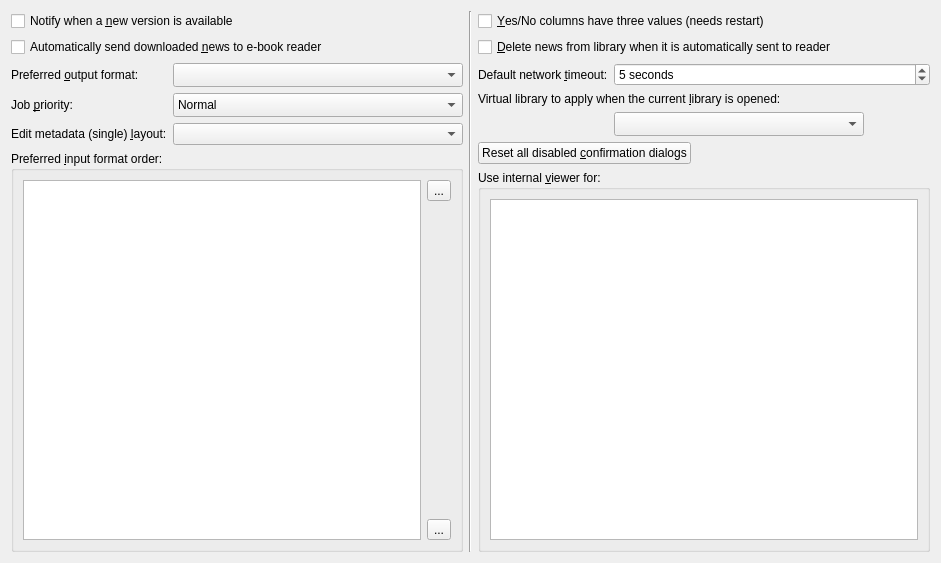
<?xml version="1.0" encoding="UTF-8"?>
<ui version="4.0">
 <class>Form</class>
 <widget class="QWidget" name="Form">
  <property name="geometry">
   <rect>
    <x>0</x>
    <y>0</y>
    <width>941</width>
    <height>563</height>
   </rect>
  </property>
  <property name="windowTitle">
   <string>Form</string>
  </property>
  <layout class="QHBoxLayout" name="horizontalLayout">
   <item>
    <layout class="QFormLayout" name="formLayout">
     <item row="0" column="0" colspan="2">
      <widget class="QCheckBox" name="opt_new_version_notification">
       <property name="text">
        <string>Notify when a &amp;new version is available</string>
       </property>
      </widget>
     </item>
     <item row="3" column="0" colspan="2">
      <widget class="QCheckBox" name="opt_upload_news_to_device">
       <property name="text">
        <string>Automatically send downloaded &amp;news to e-book reader</string>
       </property>
      </widget>
     </item>
     <item row="7" column="1">
      <widget class="QComboBox" name="opt_output_format">
       <property name="sizeAdjustPolicy">
        <enum>QComboBox::AdjustToMinimumContentsLengthWithIcon</enum>
       </property>
       <property name="minimumContentsLength">
        <number>10</number>
       </property>
      </widget>
     </item>
     <item row="9" column="0">
      <widget class="QLabel" name="priority_label">
       <property name="text">
        <string>Job &amp;priority:</string>
       </property>
       <property name="buddy">
        <cstring>opt_worker_process_priority</cstring>
       </property>
      </widget>
     </item>
     <item row="9" column="1">
      <widget class="QComboBox" name="opt_worker_process_priority">
       <property name="sizeAdjustPolicy">
        <enum>QComboBox::AdjustToMinimumContentsLengthWithIcon</enum>
       </property>
       <property name="minimumContentsLength">
        <number>20</number>
       </property>
       <item>
        <property name="text">
         <string>Normal</string>
        </property>
       </item>
       <item>
        <property name="text">
         <string>High</string>
        </property>
       </item>
       <item>
        <property name="text">
         <string>Low</string>
        </property>
       </item>
      </widget>
     </item>
     <item row="14" column="1">
      <widget class="QComboBox" name="opt_edit_metadata_single_layout">
       <property name="toolTip">
        <string>Choose a different layout for the Edit metadata dialog. The compact metadata layout favors editing custom metadata over changing covers and formats.</string>
       </property>
      </widget>
     </item>
     <item row="15" column="0" colspan="2">
      <widget class="QGroupBox" name="groupBox_5">
       <property name="sizePolicy">
        <sizepolicy hsizetype="Preferred" vsizetype="Expanding">
         <horstretch>0</horstretch>
         <verstretch>2</verstretch>
        </sizepolicy>
       </property>
       <property name="title">
        <string>Preferred &amp;input format order:</string>
       </property>
       <layout class="QVBoxLayout" name="verticalLayout_11">
        <item>
         <layout class="QHBoxLayout" name="horizontalLayout_10">
          <item>
           <widget class="QListWidget" name="opt_input_order">
            <property name="sizePolicy">
             <sizepolicy hsizetype="Expanding" vsizetype="Expanding">
              <horstretch>0</horstretch>
              <verstretch>0</verstretch>
             </sizepolicy>
            </property>
            <property name="dragEnabled">
             <bool>true</bool>
            </property>
            <property name="dragDropMode">
             <enum>QAbstractItemView::InternalMove</enum>
            </property>
            <property name="defaultDropAction">
             <enum>Qt::MoveAction</enum>
            </property>
            <property name="alternatingRowColors">
             <bool>true</bool>
            </property>
            <property name="selectionBehavior">
             <enum>QAbstractItemView::SelectRows</enum>
            </property>
           </widget>
          </item>
          <item>
           <layout class="QVBoxLayout" name="verticalLayout_10">
            <item>
             <widget class="QToolButton" name="input_up_button">
              <property name="text">
               <string>...</string>
              </property>
              <property name="icon">
               <iconset resource="../../../../resources/images.qrc">
                <normaloff>:/images/arrow-up.png</normaloff>:/images/arrow-up.png</iconset>
              </property>
             </widget>
            </item>
            <item>
             <spacer name="verticalSpacer_5">
              <property name="orientation">
               <enum>Qt::Vertical</enum>
              </property>
              <property name="sizeHint" stdset="0">
               <size>
                <width>20</width>
                <height>40</height>
               </size>
              </property>
             </spacer>
            </item>
            <item>
             <widget class="QToolButton" name="input_down_button">
              <property name="text">
               <string>...</string>
              </property>
              <property name="icon">
               <iconset resource="../../../../resources/images.qrc">
                <normaloff>:/images/arrow-down.png</normaloff>:/images/arrow-down.png</iconset>
              </property>
             </widget>
            </item>
           </layout>
          </item>
         </layout>
        </item>
       </layout>
      </widget>
     </item>
     <item row="7" column="0">
      <widget class="QLabel" name="label_23">
       <property name="text">
        <string>Preferred &amp;output format:</string>
       </property>
       <property name="buddy">
        <cstring>opt_output_format</cstring>
       </property>
      </widget>
     </item>
     <item row="14" column="0">
      <widget class="QLabel" name="edit_metadata_single_label">
       <property name="text">
        <string>Edit metadata (single) &amp;layout:</string>
       </property>
       <property name="buddy">
        <cstring>opt_edit_metadata_single_layout</cstring>
       </property>
      </widget>
     </item>
    </layout>
   </item>
   <item>
    <widget class="Line" name="line">
     <property name="orientation">
      <enum>Qt::Vertical</enum>
     </property>
    </widget>
   </item>
   <item>
    <layout class="QFormLayout" name="formLayout_2">
     <item row="0" column="0" colspan="2">
      <widget class="QCheckBox" name="opt_bools_are_tristate">
       <property name="toolTip">
        <string>If checked, Yes/No custom columns values can be Yes, No, or Unknown.
If not checked, the values can be Yes or No.</string>
       </property>
       <property name="text">
        <string>&amp;Yes/No columns have three values (needs restart)</string>
       </property>
      </widget>
     </item>
     <item row="1" column="0" colspan="2">
      <widget class="QCheckBox" name="opt_delete_news_from_library_on_upload">
       <property name="text">
        <string>&amp;Delete news from library when it is automatically sent to reader</string>
       </property>
      </widget>
     </item>
     <item row="3" column="0">
      <widget class="QLabel" name="label_2">
       <property name="text">
        <string>Default network &amp;timeout:</string>
       </property>
       <property name="buddy">
        <cstring>opt_network_timeout</cstring>
       </property>
      </widget>
     </item>
     <item row="3" column="1">
      <widget class="QSpinBox" name="opt_network_timeout">
       <property name="toolTip">
        <string>Set the default timeout for network fetches (i.e. anytime we go out to the internet to get information)</string>
       </property>
       <property name="suffix">
        <string> seconds</string>
       </property>
       <property name="minimum">
        <number>2</number>
       </property>
       <property name="maximum">
        <number>120</number>
       </property>
       <property name="value">
        <number>5</number>
       </property>
      </widget>
     </item>
     <item row="5" column="1">
      <widget class="QComboBox" name="opt_virtual_lib_on_startup">
       <property name="maximumSize">
        <size>
         <width>250</width>
         <height>16777215</height>
        </size>
       </property>
       <property name="toolTip">
        <string>Use this Virtual library on calibre startup if the current library is being used. Also applied when switching to this library. Note that this setting is per library. </string>
       </property>
       <property name="sizeAdjustPolicy">
        <enum>QComboBox::AdjustToMinimumContentsLengthWithIcon</enum>
       </property>
       <property name="minimumContentsLength">
        <number>15</number>
       </property>
      </widget>
     </item>
     <item row="6" column="0" colspan="2">
      <widget class="QPushButton" name="reset_confirmation_button">
       <property name="sizePolicy">
        <sizepolicy hsizetype="Maximum" vsizetype="Fixed">
         <horstretch>0</horstretch>
         <verstretch>0</verstretch>
        </sizepolicy>
       </property>
       <property name="text">
        <string>Reset all disabled &amp;confirmation dialogs</string>
       </property>
      </widget>
     </item>
     <item row="7" column="0" colspan="2">
      <widget class="QGroupBox" name="groupBox_3">
       <property name="sizePolicy">
        <sizepolicy hsizetype="Preferred" vsizetype="Expanding">
         <horstretch>0</horstretch>
         <verstretch>3</verstretch>
        </sizepolicy>
       </property>
       <property name="title">
        <string>Use internal &amp;viewer for:</string>
       </property>
       <layout class="QGridLayout" name="gridLayout_4">
        <item row="0" column="0">
         <widget class="QListWidget" name="opt_internally_viewed_formats">
          <property name="alternatingRowColors">
           <bool>true</bool>
          </property>
          <property name="selectionMode">
           <enum>QAbstractItemView::NoSelection</enum>
          </property>
         </widget>
        </item>
       </layout>
      </widget>
     </item>
     <item row="4" column="0" colspan="2">
      <widget class="QLabel" name="label_170">
       <property name="text">
        <string>Virtual library to apply when the current &amp;library is opened:</string>
       </property>
       <property name="buddy">
        <cstring>opt_virtual_lib_on_startup</cstring>
       </property>
      </widget>
     </item>
    </layout>
   </item>
  </layout>
 </widget>
 <resources>
  <include location="../../../../resources/images.qrc"/>
 </resources>
 <connections/>
</ui>
